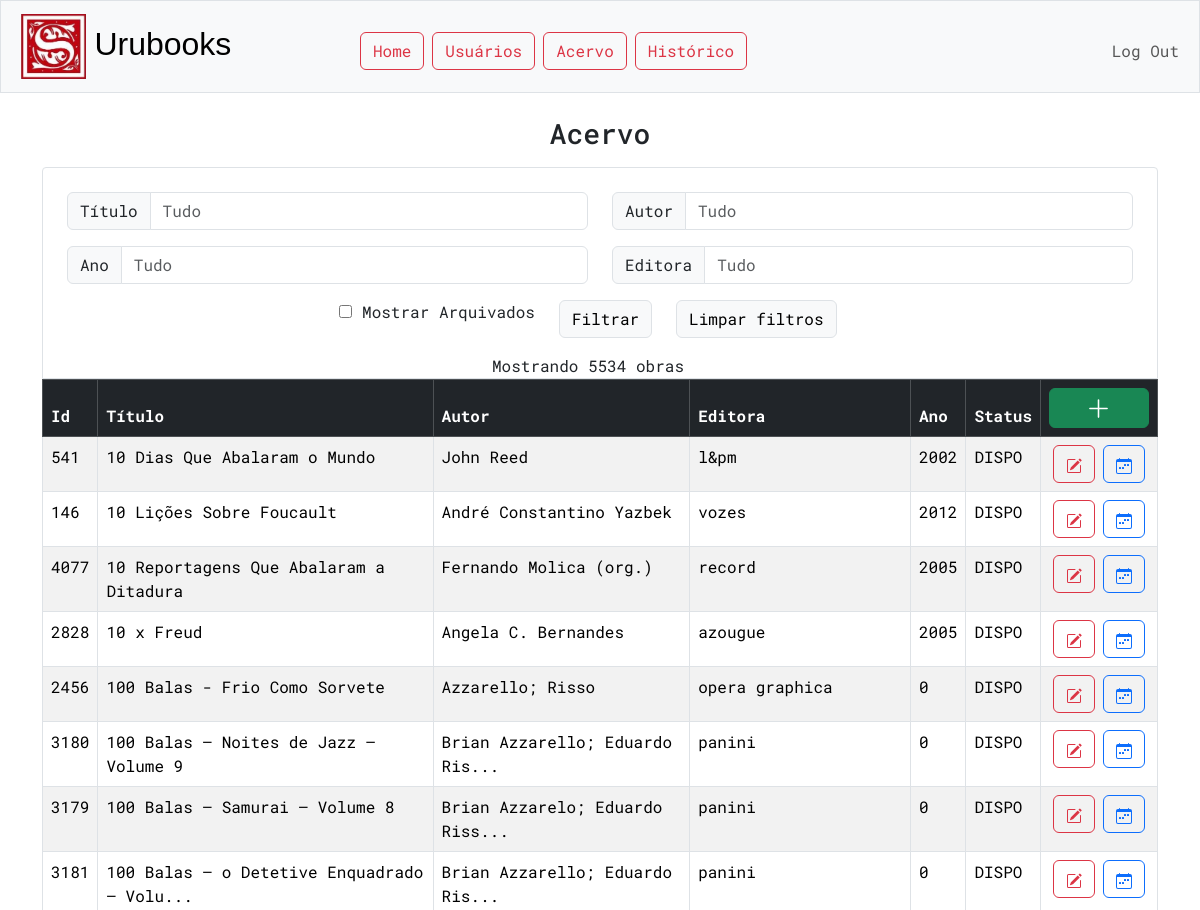
/acervo (signed in, upper part), run on an earlier commit of the app's database.
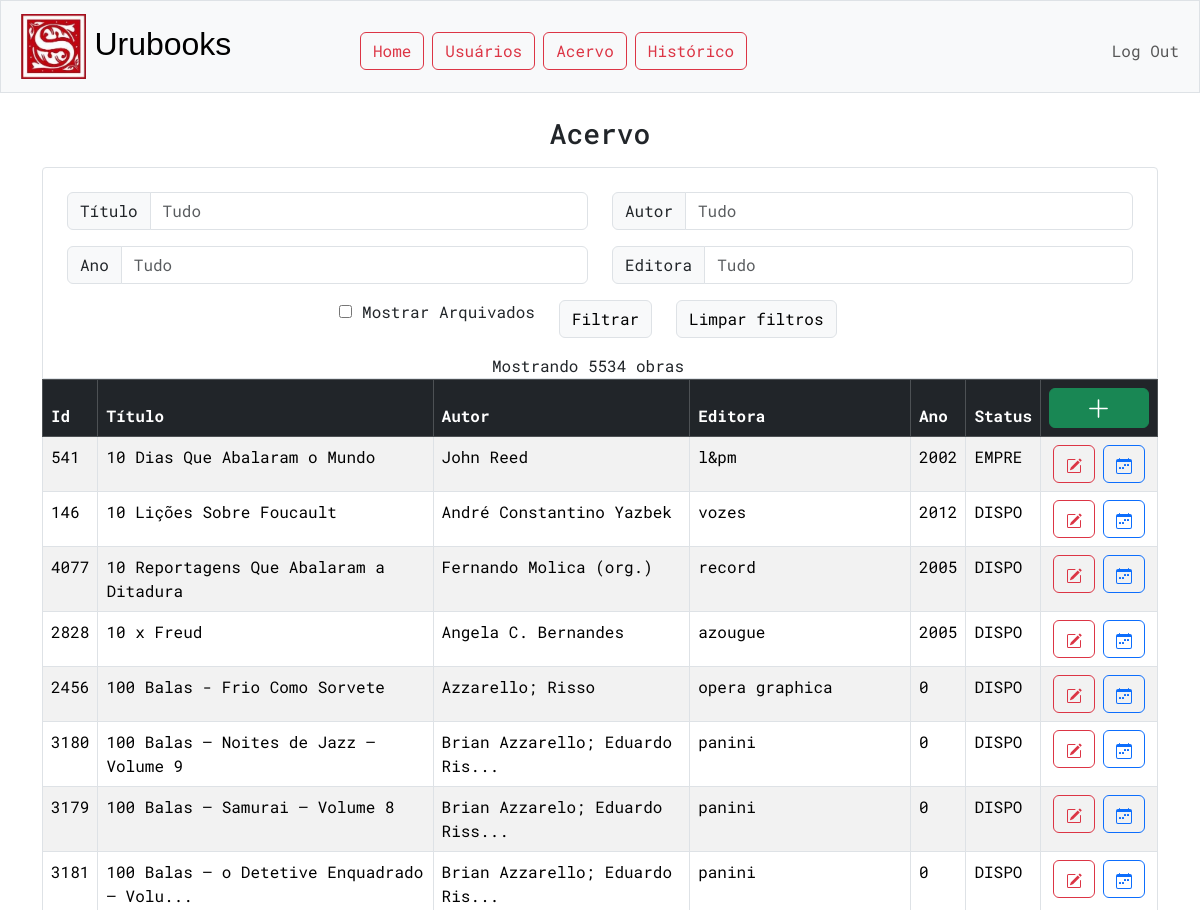
And on a later commit of the database.
### tables this page shows
CREATE TABLE acervo (
id INTEGER PRIMARY KEY AUTOINCREMENT NOT NULL,
titulo TEXT NOT NULL,
autor TEXT NOT NULL,
editora TEXT,
ano INTEGER,
status TEXT
);

### app.py (the view)
@app.route("/acervo", methods=["GET", "POST"])
@login_required
def acervo():
    edited_book = {}
    if edit_id := request.args.get("edit-book"):
        edited_book = db.execute("SELECT * FROM acervo WHERE id = ?", edit_id)[0]
    filtros = {}
    filtros_placeholder = {}
    filtro_titulo = request.args.get('filtro-titulo')
    if filtro_titulo:
        filtros_placeholder["titulo"] = filtro_titulo
        filtros["titulo"] = "%" + filtro_titulo + "%"
    filtro_autor = request.args.get('filtro-autor')
    if filtro_autor:
        filtros_placeholder["autor"] = filtro_autor
        filtros["autor"] = "%" + filtro_autor + "%"
    filtro_ano = request.args.get("filtro-ano")
    if filtro_ano:
        filtros_placeholder["ano"] = filtro_ano
        filtros["ano"] = "%" + filtro_ano + "%"
    filtro_editora = request.args.get("filtro-editora")
    if filtro_editora:
        filtros_placeholder["editora"] = filtro_editora
        filtros["editora"] = "%" + filtro_editora + "%"
    filtro_arquivado = " id IN (SELECT id FROM acervo WHERE status != 'ARQUIVADO')"
    if request.args.get('mostrar-arquivados') == 'true':
        filtro_arquivado = " id IN (SELECT id FROM acervo WHERE status = 'DISPONIVEL' OR status = 'EMPRESTADO' OR status = 'ARQUIVADO')"
    LIVROS_POR_PAGINA = 50
    pagina_atual = int(request.args.get("pagina", 0))
    offset = LIVROS_POR_PAGINA * pagina_atual
    query = "SELECT * FROM acervo"
    if filtros:
        query += " WHERE " + " AND ".join([f"{key} LIKE ?" for key in filtros])
        acervo = db.execute(query + " AND " + filtro_arquivado + " ORDER BY titulo" + " LIMIT ?, ?", *tuple(filtros.values()), offset, LIVROS_POR_PAGINA)
        search_size = len(db.execute(query + " AND " + filtro_arquivado + " ORDER BY titulo", *tuple(filtros.values())))
    else:
        acervo = db.execute(query + " WHERE " + filtro_arquivado + " ORDER BY titulo" + " LIMIT ?, ?", offset, LIVROS_POR_PAGINA)
        search_size = len(db.execute(query + " WHERE " + filtro_arquivado))
    page_data = {
        "search_size":search_size,
        "atual":pagina_atual,
        "max":int(search_size/LIVROS_POR_PAGINA)
    }
    return render_template("acervo/index.html", acervo=acervo, edited_book=edited_book, filtros=filtros_placeholder, page_data=page_data)

### app.py (called while the page is built)
@app.after_request
def after_request(response):
    response.headers["Cache-Control"] = "no-cache, no-store, must-revalidate"
    response.headers["Expires"] = 0
    response.headers["Pragma"] = "no-cache"
    return response

### helpers.py (called while the page is built)
def login_required(f):
    @wraps(f)
    def decorated_function(*args, **kwargs):
        if session.get("user_id") is None:
            return redirect("/login")
        return f(*args, **kwargs)
    return decorated_function

### templates/acervo/index.html (shortened to what this page needs)
{% extends "layout.html" %}
{% block main %}
<h3 class='mb-3'>Acervo</h3>
<div class="input-group-container" style="padding-bottom:0px;">
    <form id="filtros-form" action="/acervo" method="get">
        <div class="row">
            <div class="col-lg-6">
                <div class="input-group mb-3">
                    <span class="input-group-text">Título</span>
                    <input name="filtro-titulo" type="text" class="form-control" placeholder="Tudo" autocomplete="off" value="{{ filtros.titulo }}">
                </div>
            </div>
            <div class="col-lg-6">
                <div class="input-group mb-3">
                    <span class="input-group-text">Autor</span>
                    <input name="filtro-autor" type="text" class="form-control" placeholder="Tudo" autocomplete="off" value="{{ filtros.autor }}">
                </div>
            </div>
            <div class="col-6">
                <div class="input-group mb-3">
                    <span class="input-group-text">Ano</span>
                    <input name="filtro-ano" type="text" class="form-control" placeholder="Tudo" autocomplete="off" value="{{ filtros.ano }}">
                </div>
            </div>
            <div class="col-6">
                <div class="input-group mb-3">
                    <span class="input-group-text">Editora</span>
                    <input name="filtro-editora" type="text" class="form-control" placeholder="Tudo" autocomplete="off" value="{{ filtros.editora }}">
                </div>
            </div>
            <div class="row justify-content-md-center">
                <div class="col-auto ustify-content-start mr-2">
                        <input name="mostrar-arquivados" id="archived-checkbox" type="checkbox" autocomplete="off" value="true">
                        <label for="archived-checkbox">Mostrar Arquivados</label>
                </div>
                <div class="col-auto">
                    <button type='submit' class="btn btn-light btn-border">Filtrar</button>
                </div>
                <div class="col-auto">
                    <a href="/acervo" type="button" class="btn btn-light btn-border">Limpar filtros</a>
                </div>
            </div>
            <div class="row justify-content-md-center mt-3">
                Mostrando {{ page_data.search_size }} obras
            </div>
        </div>
    </form>
</div>
<table class='table table-bordered table-striped' style='text-align:start'>
    <thead class="table-dark">
        <th>Id</th>
        <th>Título</th>
        <th>Autor</th>
        <th>Editora</th>
        <th>Ano</th>
        <th>Status</th>
        <th style="text-align: center;">
            <a type='button' class="btn btn-success" href="acervo/incluir" style="width: 100%; height: 100%">
                <svg xmlns="http://www.w3.org/2000/svg" width="25" height="25" fill="currentColor" class="bi bi-plus-lg" viewBox="0 0 16 16">
                    <path fill-rule="evenodd" d="M8 2a.5.5 0 0 1 .5.5v5h5a.5.5 0 0 1 0 1h-5v5a.5.5 0 0 1-1 0v-5h-5a.5.5 0 0 1 0-1h5v-5A.5.5 0 0 1 8 2"/>
                </svg>
            </a>
        </th>
    </thead>
    <tbody>
        {% if acervo %}
            {% for livro in acervo %}
                <tr>
                    <td>{{ livro.id }}</td>
                    <td>{{ livro.titulo }}</td>
                    <td>{{ livro.autor }}</td>
                    <td>{{ livro.editora }}</td>
                    <td>{{ livro.ano }}</td>
                    <td>{{ livro.status[:5] }}</td>
                    <td class="options-cell">
                        <div class="btn-group">
                            <form action="/acervo/editar" method="get">
                                <button type='submit' class="btn btn-outline-danger mx-1">
                                </button>
                            </form>
                            <form action="/emprestar" method="get">
                                <button type='submit' class="btn btn-outline-primary mx-1">
                                </button>
                            </form>
                        </div>
                    </td>
                </tr>
            {% endfor %}
        {% else %}
        <tr><td colspan="6"><h6 style="color:grey;text-align: center;">Nenhuma obra encontrada.</h6></td></tr>
        {% endif %}
    </tbody>
</table>
{% endblock %}

### templates/layout.html (shortened to what this page needs)
<!DOCTYPE html>
<html lang="en">
    <head>
        <link href="https://cdn.jsdelivr.net/npm/bootstrap@5.3.3/dist/css/bootstrap.min.css" rel="stylesheet">
        <link href="/static/styles.css" rel="stylesheet">
    </head>
    <body>
        <nav class="bg-light border navbar navbar-expand-md navbar-light">
            <div class="container-fluid">
                <a class="navbar-brand" href="/"><span><img src="/static/logomarca.jpg" alt="Logo" style="width: 20%; height: auto;" class="mx-2"/></span>Urubooks</a>
                <div class="collapse navbar-collapse" id="navbar">
                    {% if session["user_id"] %}
                        <ul class="navbar-nav me-auto mt-2">
                            <li class="nav-item"><a class="btn btn-outline-danger mx-1" href="/">Home</a></li>
                            <li class="nav-item"><a class="btn btn-outline-danger mx-1" href="/usuarios">Usuários</a></li>
                            <li class="nav-item"><a class="btn btn-outline-danger mx-1" href="/acervo">Acervo</a></li>
                            <li class="nav-item"><a class="btn btn-outline-danger mx-1" href="/historico">Histórico</a></li>
                        </ul>
                        <ul class="navbar-nav ms-auto mt-2">
                            <li class="nav-item"><a class="nav-link" href="/logout">Log Out</a></li>
                        </ul>
                    {% else %}
                        <ul class="navbar-nav ms-auto mt-2">
                            <li class="nav-item"><a class="nav-link" href="/register">Register</a></li>
                            <li class="nav-item"><a class="nav-link" href="/login">Log In</a></li>
                        </ul>
                    {% endif %}
                </div>
            </div>
        </nav>
        <main class="container py-4 text-center">
            {% block main %}{% endblock %}
        </main>
    </body>
</html>

### static/styles.css (style rules this page uses)
body { font-family: "Roboto Mono", monospace; }
nav .navbar-brand { font-family: 'Franklin Gothic Medium', 'Arial Narrow', Arial, sans-serif; font-size: xx-large; }
.input-group-container { border-style: solid; border-top-left-radius: 0.25rem; border-top-right-radius: 0.25rem; border-width: 1px; border-color: #dee2e6; padding: 1.5rem; }
.btn-border { border:solid; border-width: 1px; border-color: #dee2e6; }
.options-cell { text-align: center; }

What changed in the data, as far as the page shows it:
changed acervo "10 Dias Que Abalaram o Mundo": status "DISPO" → "EMPRE"
